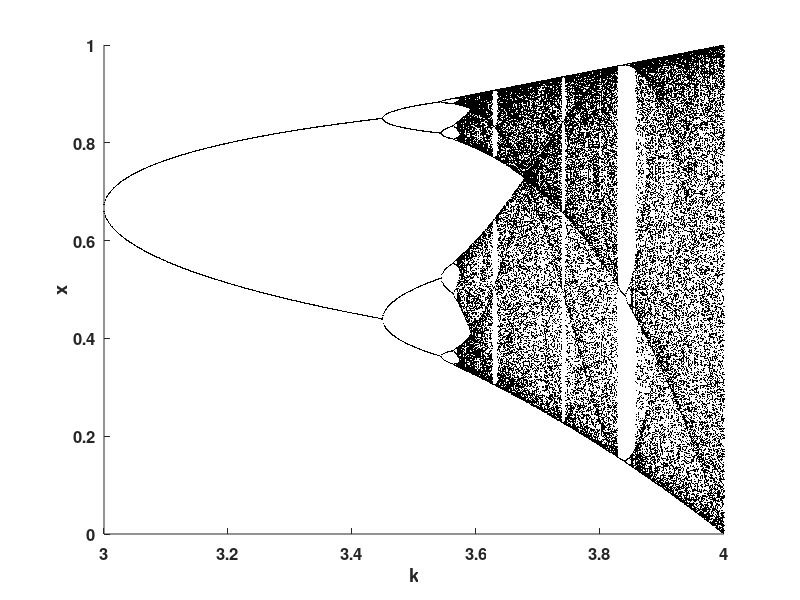

Here is the MATLAB script that generated this plot:
%initial condition
x(1)=0.111; 
% parameter interval
k_min=3;
k_max=4;
%iteration step
t=0.001;
k_interval=k_min:t:k_max;
pos=0; %internal variable for position counting
%iteration parameters
N=10^3;
m=150;
for k=k_interval
    pos=pos+1;
    for i=2:N
        x(i)=k*x(i-1)*(1-x(i-1)); %logistic map
   end
    M(:,pos)=x(end-m+1:end)';
end
hold all
plot(k_interval,M,'.k','MarkerSize',2)
xlabel('k')
ylabel('x')
set(gca,'fontsize',12)
set(gca,'fontweight','bold')